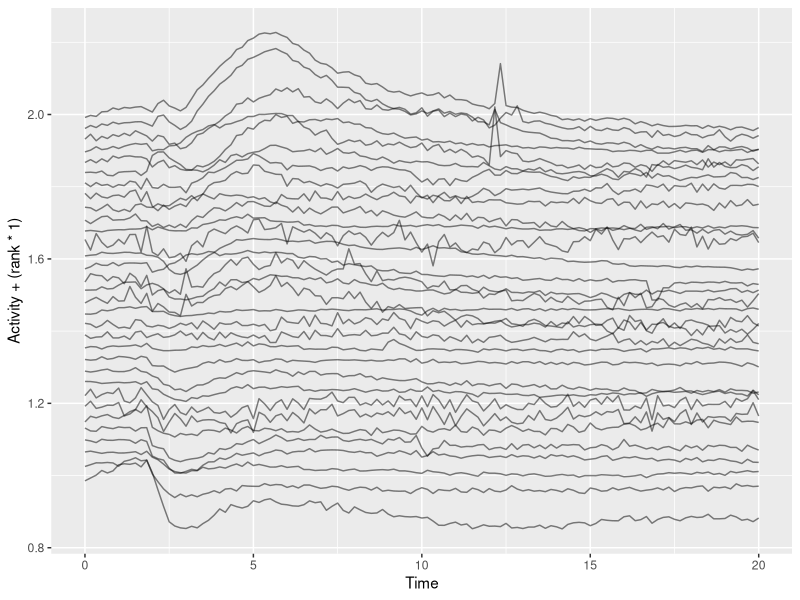
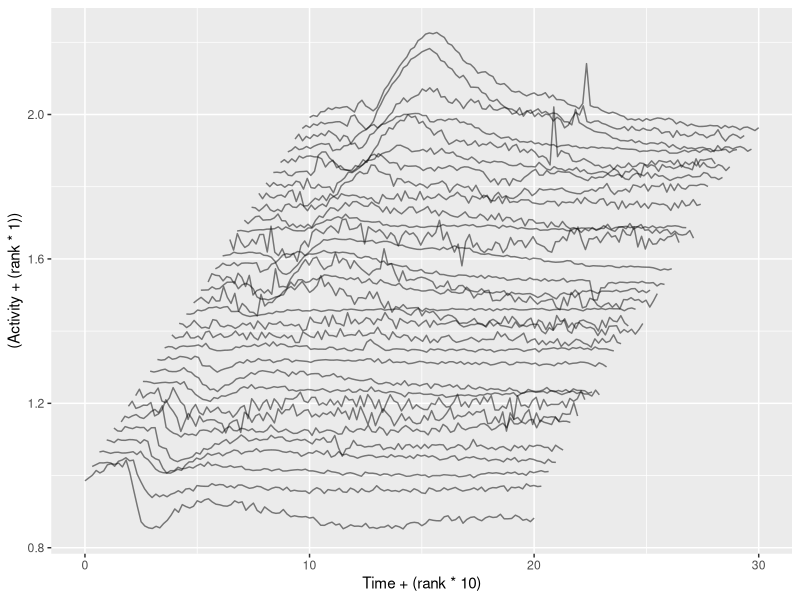
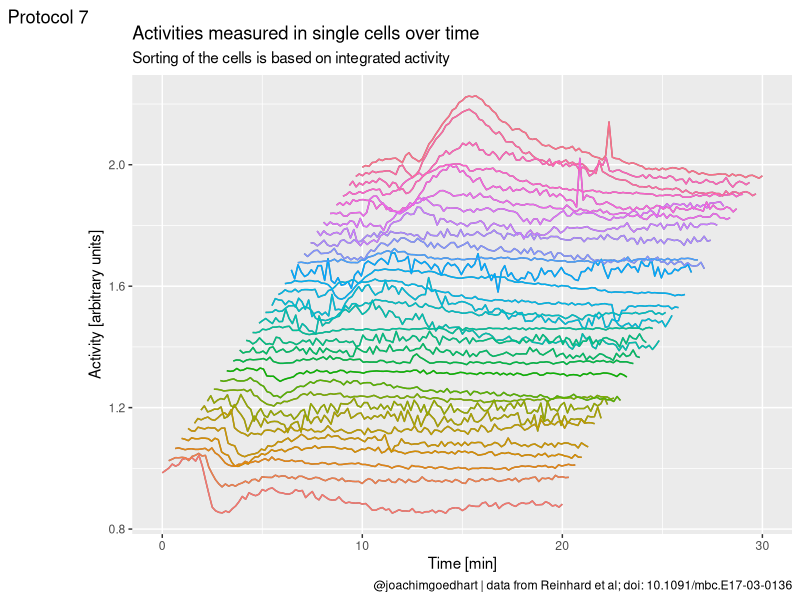
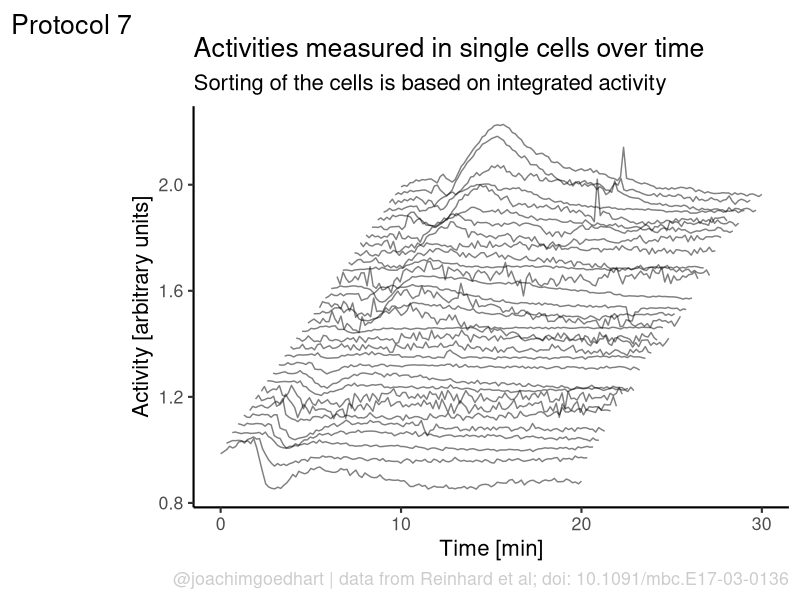
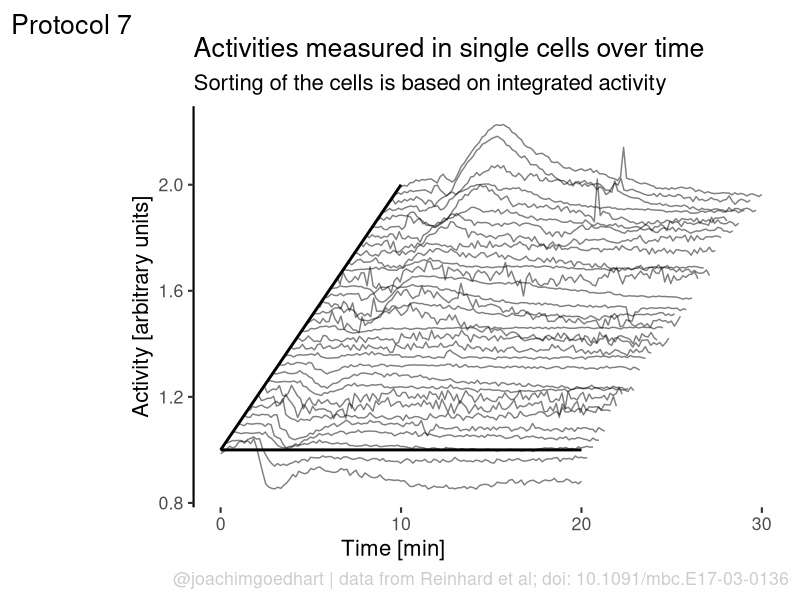
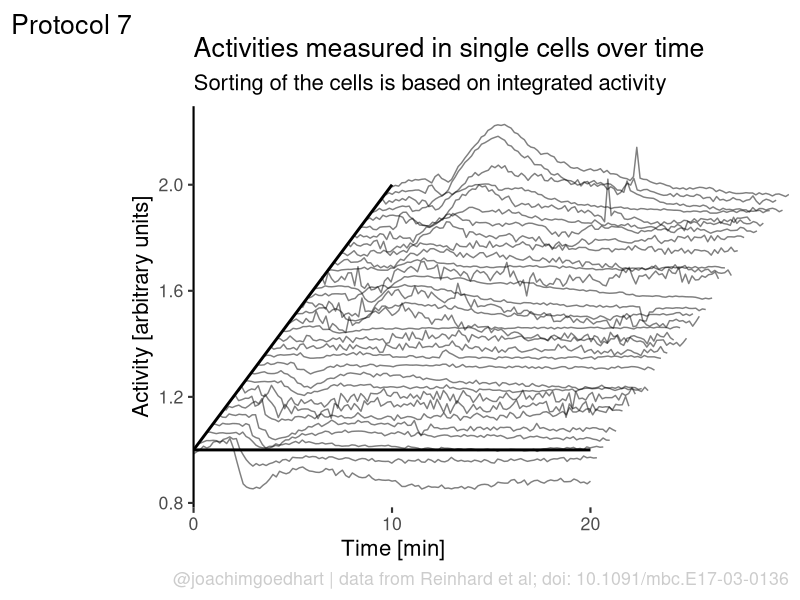
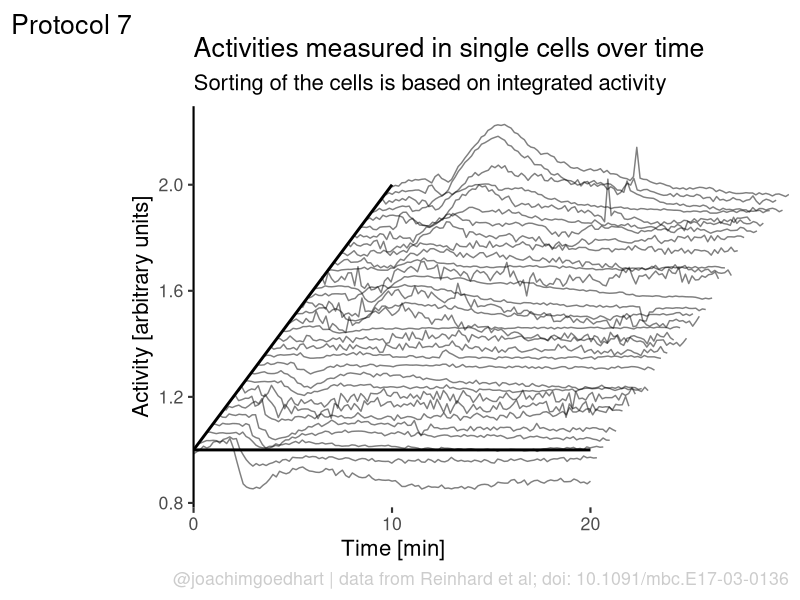

Write the R code that produced these figures, in order.
## ---- chunk 1
require(tidyverse)
df1 <- read.csv("data/Rac_S1P.csv")
head(df1)
## ---- chunk 2
df_tidy <- pivot_longer(df1, cols = -c(Time), names_to = "Cell", values_to = "Activity")
head(df_tidy)
## ---- chunk 3
df_rank <- df_tidy %>% group_by(Cell) %>% filter(Time>=2 & Time <=10) %>% summarise(amplitude=sum(Activity)) %>% mutate(rank=percent_rank(amplitude))
head(df_rank)
## ---- chunk 4
df_7 <- as.data.frame(full_join(df_tidy, df_rank,by="Cell"))
## ---- chunk 5
df_7 %>% write.csv("protocol_7.csv", row.names=FALSE)
## ---- chunk 6
ggplot(df_7, aes(x=Time, y=Activity+(rank*1), group=Cell, height = rank)) + geom_line(alpha=0.5, size=0.5)
## ---- chunk 7
p <- ggplot(df_7, aes(x=Time+(rank*10), y=(Activity+(rank*1)), group=Cell)) + geom_line(alpha=0.5, size=0.5)
p
## ---- chunk 8
p <-
  p + labs(
    title = "Activities measured in single cells over time",
    subtitle = "Sorting of the cells is based on integrated activity",
    x = "Time [min]",
    y = "Activity [arbitrary units]",
    caption = "@joachimgoedhart | data from Reinhard et al; doi: 10.1091/mbc.E17-03-0136",
    tag = "Protocol 7"
  )
## ---- chunk 9
p + geom_line(aes(color=as.factor(rank))) +
  theme(legend.position = "none")
## ---- chunk 10
p <- p + theme_classic(base_size = 16)
p <- p + theme(panel.grid.major = element_blank(),
               plot.caption = element_text(color = "grey80"),
           panel.grid.minor = element_blank(),
           NULL)
p
## ---- chunk 11
p <- p + annotate(geom = "segment", x=0,y=1,xend=10,yend=2, size=1)
## ---- chunk 12
p <- p + theme(axis.line.x = element_blank(),
               axis.title.x = element_text(hjust = 0.3)
               ) +
  annotate(geom = "segment", x=0,y=1,xend=20,yend=1, size=1)
p
## ---- chunk 13
p <- p + scale_x_continuous(breaks = c(0,10,20), expand = c(0, 0))
p
## ---- chunk 14
 png(file=paste0("Protocol_07.png"), width = 4000, height = 3000, units = "px", res = 400)
   p
 dev.off()
